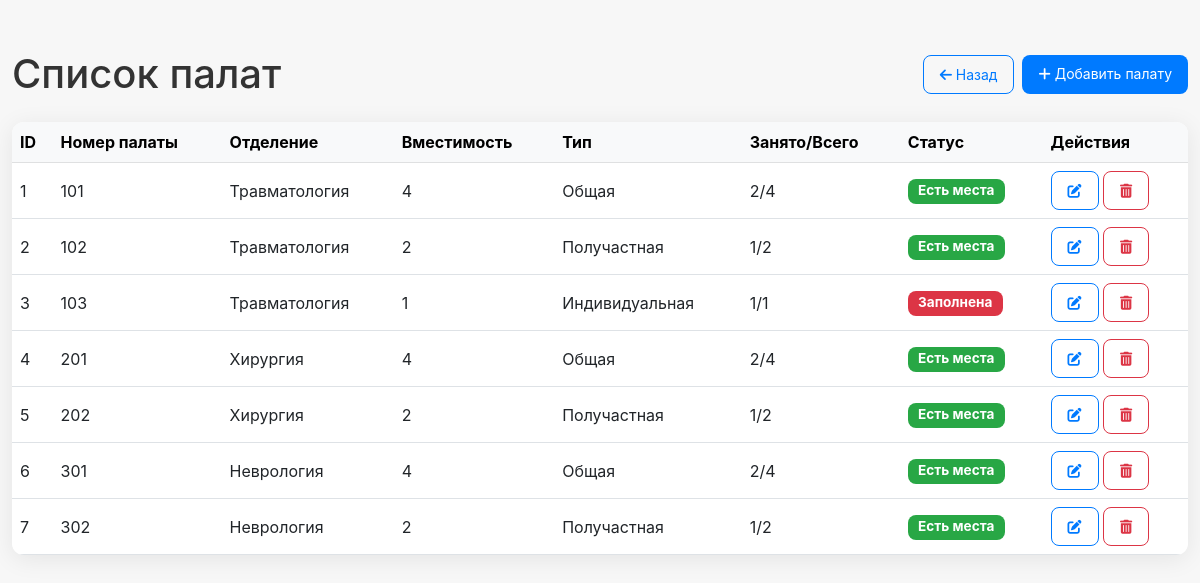
Screenshot of /view_rooms with the database file from the repository.
### app/models.py (models this page shows, shortened)
class Room(db.Model):
    __tablename__ = 'rooms'
    room_id = db.Column(db.Integer, primary_key=True)
    room_number = db.Column(db.String(10), unique=True, nullable=False)
    department_id = db.Column(db.Integer, db.ForeignKey('departments.department_id'), nullable=False)
    capacity = db.Column(db.Integer, nullable=False)
    room_type = db.Column(db.String(20))  # Например: общая, индивидуальная и т.д.
    department = db.relationship('Department', backref='rooms')
    beds = db.relationship('Bed', backref='room', lazy='joined', cascade='all, delete-orphan')
    def occupied_beds_count(self):
        return len([bed for bed in self.beds if bed.patient_id is not None])
    def occupancy_rate(self):
        occupied = self.occupied_beds_count()
        return f"{occupied}/{self.capacity}"

class Department(db.Model):
    __tablename__ = 'departments'
    department_id = db.Column(db.Integer, primary_key=True)
    name = db.Column(db.String(50), nullable=False)

### app/rooms.py (the view)
    @app.route('/view_rooms')
    def view_rooms():
        try:
            rooms = Room.query.options(
                db.joinedload(Room.department),
                db.joinedload(Room.beds).joinedload(Bed.patient)
            ).all()
            for room in rooms:
                room.occupancy = room.occupancy_rate()  # Добавляем occupancy для отображения
            return render_template('view_rooms.html', rooms=rooms, ROOM_TYPES=ROOM_TYPES)
        except Exception as e:
            flash(f"Ошибка при загрузке данных: {str(e)}", "danger")
            return redirect(url_for('index'))

### app/templates/view_rooms.html (shortened to what this page needs)
<!DOCTYPE html>
<html lang="ru">
<head>
    <link rel="stylesheet" href="https://cdnjs.cloudflare.com/ajax/libs/bootstrap/5.3.0-alpha1/css/bootstrap.min.css">
    <link rel="stylesheet" href="https://cdnjs.cloudflare.com/ajax/libs/font-awesome/6.0.0-beta3/css/all.min.css">
</head>
<body>
<div class="container">
    <div class="d-flex justify-content-between align-items-center mb-4">
        <h1 class="mb-0">Список палат</h1>
        <div class="d-flex gap-2">
            <a href="{{ url_for('dashboard') }}" class="btn btn-outline-primary">
                <i class="fas fa-arrow-left"></i> Назад
            </a>
            <a href="{{ url_for('add_room') }}" class="btn btn-primary">
                <i class="fas fa-plus"></i> Добавить палату
            </a>
        </div>
    </div>
    <div class="table-container">
        <table class="table table-hover align-middle">
            <thead class="table-light">
                <tr>
                    <th>ID</th>
                    <th>Номер палаты</th>
                    <th>Отделение</th>
                    <th>Вместимость</th>
                    <th>Тип</th>
                    <th>Занято/Всего</th>
                    <th>Статус</th>
                    <th>Действия</th>
                </tr>
            </thead>
            <tbody>
                {% for room in rooms %}
                <tr onclick="window.location='{{ url_for('room_details', room_id=room.room_id) }}'" style="cursor: pointer;">
                    <td>{{ room.room_id }}</td>
                    <td>{{ room.room_number }}</td>
                    <td>{{ room.department.name }}</td>
                    <td>{{ room.capacity }}</td>
                    <td>{{ room.room_type }}</td>
                    <td>{{ room.occupancy }}</td>
                    <td>
                        {% if room.occupied_beds_count() >= room.capacity %}
                            <span class="badge badge-danger">Заполнена</span>
                        {% else %}
                            <span class="badge badge-success">Есть места</span>
                        {% endif %}
                    </td>
                    <td class="action-buttons">
                        <a href="{{ url_for('edit_room', room_id=room.room_id) }}"
                           class="btn btn-sm btn-outline-primary"
                           title="Редактировать">
                            <i class="fas fa-edit"></i>
                        </a>
                        <form action="{{ url_for('delete_room', room_id=room.room_id) }}"
                              method="POST"
                              class="d-inline"
                              onsubmit="return confirm('Вы уверены, что хотите удалить эту палату?');">
                            <button type="submit"
                                    class="btn btn-sm btn-outline-danger"
                                    title="Удалить">
                                <i class="fas fa-trash-alt"></i>
                            </button>
                        </form>
                    </td>
                </tr>
                {% else %}
                <tr>
                    <td colspan="8" class="text-center text-muted py-4">
                        Нет данных о палатах
                    </td>
                </tr>
                {% endfor %}
            </tbody>
        </table>
    </div>
</div>
</body>
</html>

### app/templates/view_rooms.html (style rules this page uses)
body { background-color: #f7f7f7; font-family: -apple-system, BlinkMacSystemFont, "San Francisco", "Helvetica Neue", sans-serif; color: #333; }
.container { margin-top: 50px; max-width: 1400px; }
.table-container { overflow-x: auto; background: white; border-radius: 12px; box-shadow: 0 4px 24px rgba(0, 0, 0, 0.08); }
.table { margin-bottom: 0; }
.action-buttons { white-space: nowrap; }
.btn { border-radius: 8px; padding: 8px 16px; font-size: 0.875rem; }
.btn-primary { background-color: #007aff; border: none; }
.btn-outline-primary { border-color: #007aff; color: #007aff; }
.badge { font-size: 0.85rem; padding: 0.4em 0.75em; border-radius: 8px; }
.badge-success { background-color: #28a745; }
.badge-danger { background-color: #dc3545; }
.table tbody tr { transition: background-color 0.2s; }

### rows the page displays
Room: room_id "1", room_number "101", department.name "Травматология", capacity "4", room_type "Общая", occupancy "2/4", shows "Есть места"
Room: room_id "2", room_number "102", department.name "Травматология", capacity "2", room_type "Получастная", occupancy "1/2", shows "Есть места"
Room: room_id "3", room_number "103", department.name "Травматология", capacity "1", room_type "Индивидуальная", occupancy "1/1", shows "Заполнена"
Room: room_id "4", room_number "201", department.name "Хирургия", capacity "4", room_type "Общая", occupancy "2/4", shows "Есть места"
Room: room_id "5", room_number "202", department.name "Хирургия", capacity "2", room_type "Получастная", occupancy "1/2", shows "Есть места"
Room: room_id "6", room_number "301", department.name "Неврология", capacity "4", room_type "Общая", occupancy "2/4", shows "Есть места"
Room: room_id "7", room_number "302", department.name "Неврология", capacity "2", room_type "Получастная", occupancy "1/2", shows "Есть места"
